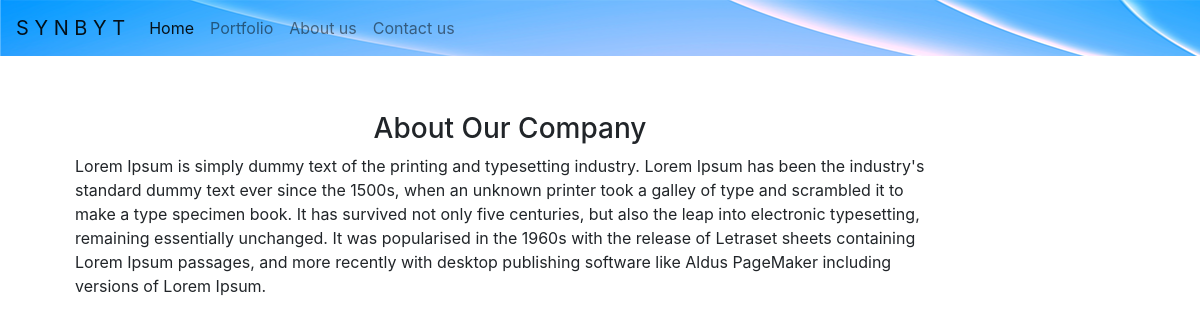
The page /about/ on the database its author committed.
### synbytapp/models.py (models this page shows, shortened)
class AboutUs(models.Model):
	title = models.CharField(max_length=200, blank=False, help_text='About Us Title')
	description = models.TextField(max_length=2000, null=True, blank=True, help_text='About Us')

### synbytapp/views.py (the view)
# urls.py: url(r'^about/$', views.about, name='about'),
def about(request):
	title = AboutUs.objects.all()
	return render(request, 'about.html', {'title': title})

### templates/about.html (shortened to what this page needs)
{% extends 'base.html' %}
{% load static %}
{% block stylesheet %}
  <link rel="stylesheet" href="{% static 'css/simplemde.min.css' %}">
{% endblock %}
{% block content %}
	<div class="container"></br></br></br></br>
		<div class="col-sm-10">
			{% for i in title %}
			<h3 class="text-center">{{ i.title }}</h3>
			<p>{{ i.description }}</p>
			{% endfor %}
		</div>
	</div>
{% endblock %}

### templates/base.html (shortened to what this page needs)
{% load staticfiles %}
{% load static %}
<!DOCTYPE html>
<html lang="en">
	<head>
		<link rel="stylesheet" href="{% static 'css/font-awesome.min.css' %}">
		<link rel="stylesheet" href="{% static 'css/style.css' %}">
		<link rel="stylesheet" href="https://maxcdn.bootstrapcdn.com/bootstrap/4.0.0/css/bootstrap.min.css">
		{% block stylesheet %}{% endblock %}
	</head>
	<body>
		{% block body %}
		<nav class="navbar fixed-top navbar-expand-lg navbar-light" style="background-color: #e3f2fd; background-image: url({% static 'img/back2.png' %}); width: 100%">
			<a class="navbar-brand" href="{% url 'home' %}">S Y N B Y T</a>
			<div class="collapse navbar-collapse" id="navbarText">
				<ul class="navbar-nav mr-auto">
					<li class="nav-item active">
						<a class="nav-link" href="{% url 'home' %}">Home <span class="sr-only">(current)</span></a>
					</li>
					<li class="nav-item">
						<a class="nav-link" href="">Portfolio</a>
					</li>
					<li class="nav-item">
						<a class="nav-link" href="{% url 'about' %}">About us</a>
					</li>
					<li class="nav-item">
						<a class="nav-link" href="{% url 'contact' %}">Contact us</a>
					</li>
				</ul>
			</div>
		</nav>
		<div class="container">
			<ol>
				{% block content %}
				{% endblock %}
			</ol>
		</div>
		{% endblock %}
	</body>
</html>

### static/css/style.css (style rules this page uses)
body { font-family: 'Hind', sans-serif; color: #4A4E5A; overflow-x: hidden; }
h1, h2, h3, h4, h5, h6 { color: #157dec; margin: 0 0 10px; font-weight: 700; font-size: 50px; }
a { color: #30323A; -webkit-transition: 0.3s color; transition: 0.3s color; }
ul, ol { margin: 0; padding: 0; list-style: none }
* { box-sizing: border-box; }

### rows shown on the page
AboutUs: title "About Our Company", description "Lorem Ipsum is simply dummy text of the printing and typesetting industry. Lorem Ipsum has been the industry's standard dummy text ever since the 1500s, when an unknown printer took a galley of type and scrambled it to make a type specimen book. It has survived not only five centuries, but also the leap into electronic typesetting, remaining essentially unchanged. It was popularised in the 1960s with the release of Letraset sheets containing Lorem Ipsum passages, and more recently with desktop publishing software like Aldus PageMaker including versions of Lorem Ipsum."
